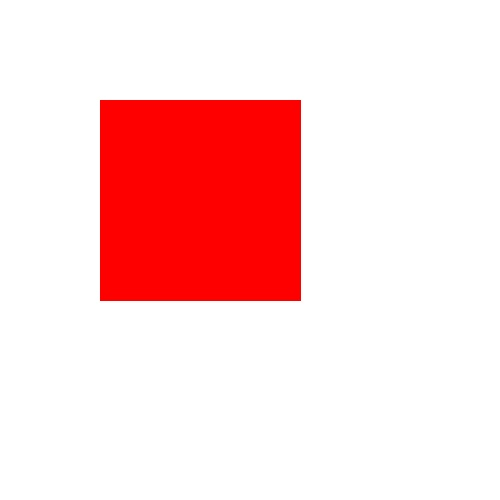
//> input picture 2024-09-10/4/example.jpg, 500 x 500 px
$ ./main   (built with g++ and OpenCV 4)
//> lines starting //> are read from the running program, lines starting //| are printed output that depends on the picture
#include <opencv2/opencv.hpp>
#include <iostream>

int main() {
    // 加载灰度图像
    cv::Mat image = cv::imread("example.jpg", cv::IMREAD_GRAYSCALE);
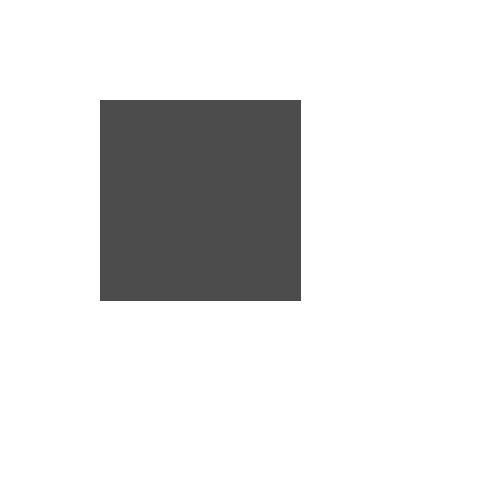
//> image: 500 rows x 500 cols, CV_8UC1; min 71, max 255, mean 226.1

    // 检查图像是否加载成功
    if (image.empty()) {
        std::cerr << "无法加载图像!" << std::endl;
        return -1;
    }

    // 反转每个像素的灰度值
    for (int y = 0; y < image.rows; y++) {
        uchar* row_ptr = image.ptr<uchar>(y);
        for (int x = 0; x < image.cols; x++) {
            row_ptr[x] = 255 - row_ptr[x];  // 反转像素值
        }
    }
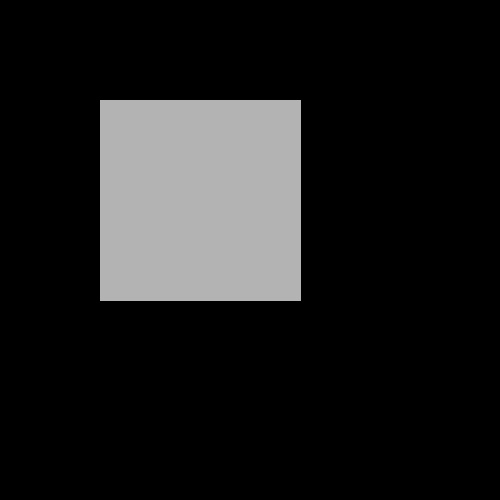
//> image: 500 rows x 500 cols, CV_8UC1; min 0, max 184, mean 28.9

    // 保存反转后的图像
    cv::imwrite("inverted_image.jpg", image);

    std::cout << "已完成图像反转并保存为 inverted_image.jpg" << std::endl;

    return 0;
}
